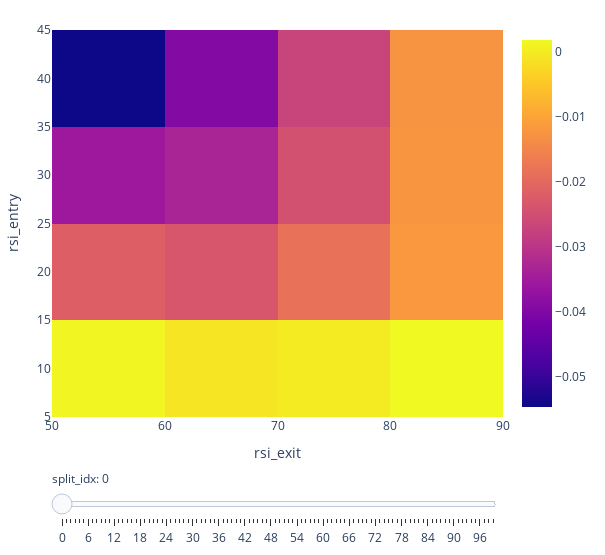

This figure's notebook cell:
### Markdown cell above
##### HeatMap

### Code cell
rsi_res = rsi_ind.run(
        btc_price,
        window=14, ### changed window=windows to window=14 for 2d graph
        entry=entries,
        exit=exits,
        param_product=True)
rsi_entries = rsi_res.entries
rsi_exits = rsi_res.exits
rsi_entries.iloc[-1,:] = True

rsi_pf = vbt.Portfolio.from_signals(
        btc_price,
        rsi_entries,
        rsi_exits,
        freq='1T',
        fees=0.001)

#### Plotting HeatMap
fig = rsi_pf.total_return().vbt.heatmap(
    x_level='rsi_exit',
    y_level='rsi_entry',
    slider_level='split_idx'
    )
fig.show()
